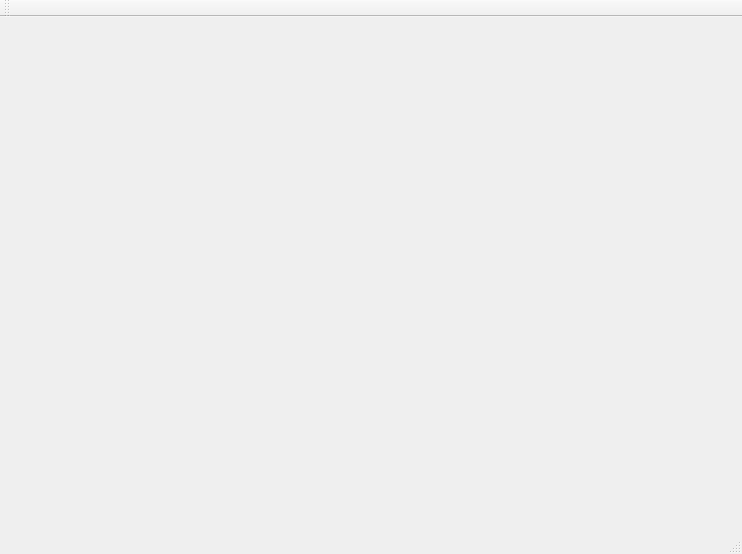
<?xml version="1.0" encoding="UTF-8"?>
<ui version="4.0">
 <class>MainWindow</class>
 <widget class="QMainWindow" name="MainWindow">
  <property name="geometry">
   <rect>
    <x>0</x>
    <y>0</y>
    <width>742</width>
    <height>554</height>
   </rect>
  </property>
  <property name="windowTitle">
   <string>MainWindow</string>
  </property>
  <widget class="QWidget" name="centralWidget"/>
  <widget class="QMenuBar" name="menuBar">
   <property name="geometry">
    <rect>
     <x>0</x>
     <y>0</y>
     <width>742</width>
     <height>22</height>
    </rect>
   </property>
  </widget>
  <widget class="QToolBar" name="mainToolBar">
   <attribute name="toolBarArea">
    <enum>TopToolBarArea</enum>
   </attribute>
   <attribute name="toolBarBreak">
    <bool>false</bool>
   </attribute>
  </widget>
  <widget class="QStatusBar" name="statusBar"/>
 </widget>
 <layoutdefault spacing="6" margin="11"/>
 <resources/>
 <connections/>
</ui>
